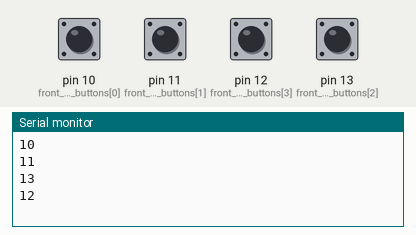
A sketch run on a simulated Arduino Uno, built with avr-gcc and run on an emulated ATmega328P. On the bench: the last lines printed to the serial monitor. The test bench sets the inputs (shaded band); at power-on: pin 10 (front_panel_buttons[0]), pin 11 (front_panel_buttons[1]), pin 12 (front_panel_buttons[3]), pin 13 (front_panel_buttons[2]) HIGH.

Above: at 1.2 s.
1.3 s: pin 10 (front_panel_buttons[0]) pulled LOW for 0.15 s
At 2.0 s:
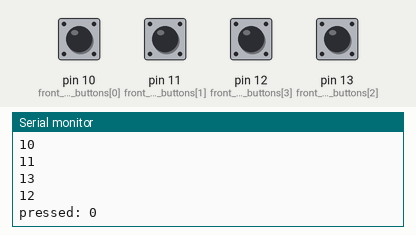
2.9 s: pin 11 (front_panel_buttons[1]) pulled LOW for 0.15 s
At 3.3 s:
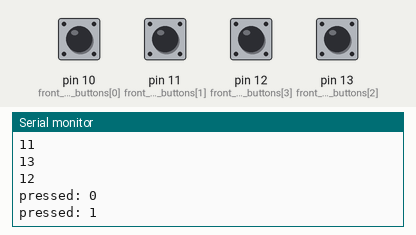
4.5 s: pin 12 (front_panel_buttons[3]) pulled LOW for 0.15 s
At 5.6 s:
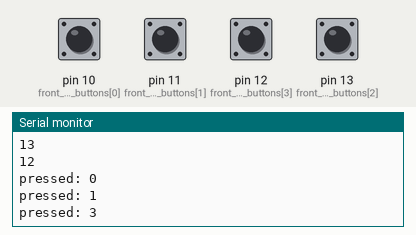
6.1 s: pin 13 (front_panel_buttons[2]) pulled LOW for 0.15 s
At 6.9 s:
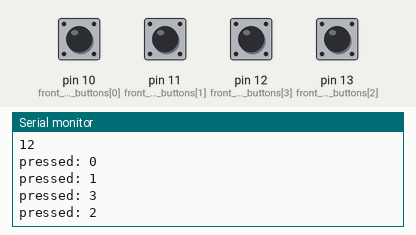
Timing chart, 0 to 8.7 s (numbered marks = the images above; inputs shaded):
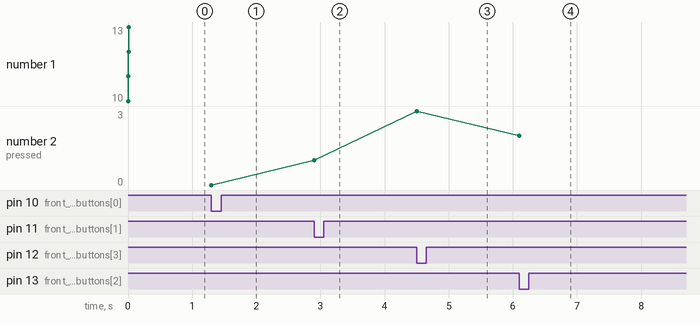

The sketch:

test_front_panel_button.ino
```cpp
/*
	Pin usage
*/
// Front panel buttons
const int FRONT_PANEL_BUTTON_COUNT = 4;
const int front_panel_buttons[FRONT_PANEL_BUTTON_COUNT] = {10, 11, 13, 12}; // Wrong {10, 11, 12, 13};
int front_panel_button_states[FRONT_PANEL_BUTTON_COUNT] = {0, 0, 0, 0};

int current_state = 0;

void setup() {
	Serial.begin(9600);
	// Setup front panel buttons
	setupFrontPanelButtons();
}

void loop() {
	// Check front panel buttons
	getFrontPanelButtons();
}


void setupFrontPanelButtons() {
	for (int i = 0; i < FRONT_PANEL_BUTTON_COUNT; i++) {
		pinMode(front_panel_buttons[i], INPUT_PULLUP);
		Serial.println(front_panel_buttons[i]);
	}
}

void getFrontPanelButtons() {
	for (int i = 0; i < FRONT_PANEL_BUTTON_COUNT; i++) {
		current_state = !digitalRead(front_panel_buttons[i]);
		if (!current_state) {
			front_panel_button_states[i] = 0;
			delay(1); //set higher for better error handling
		}
		if (!front_panel_button_states[i] && current_state) {
			// Front panel button pushed
			front_panel_button_states[i] = 1;
			Serial.print("pressed: ");
			Serial.println(i);
		}
	}
}
```

Measured:
- after the input at 1.3 s, the serial monitor: prints a new line at once (image 1)
- after the input at 2.9 s, the serial monitor: prints a new line at once (image 2)
- after the input at 4.5 s, the serial monitor: prints a new line at once (image 3)
- after the input at 6.1 s, the serial monitor: prints a new line at once (image 4)
- plotted number 2: 0 → 1 after the input at 2.9 s, 1 → 3 after the input at 4.5 s, 3 → 2 after the input at 6.1 s
